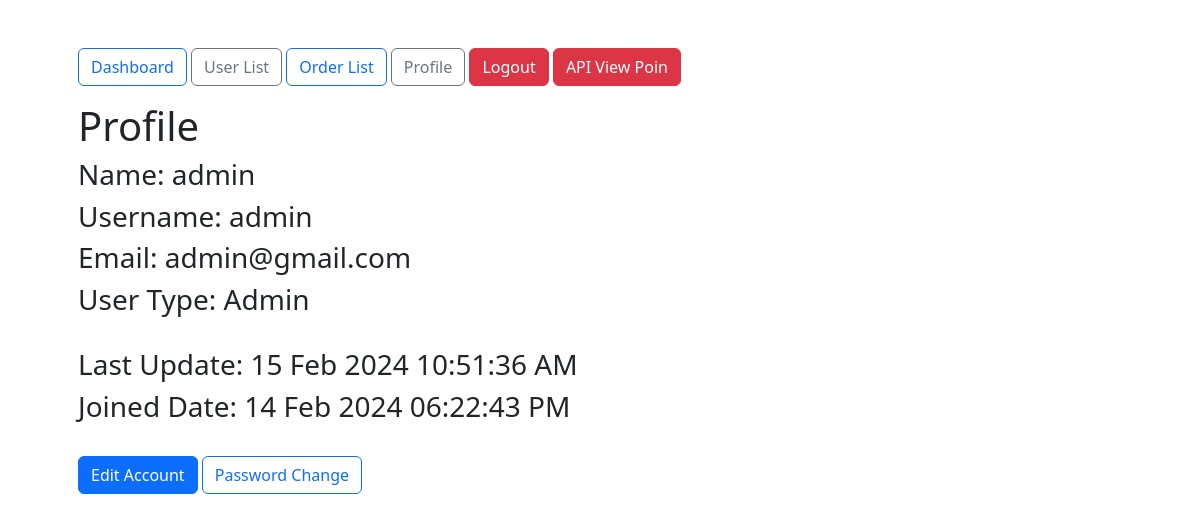
The page /profile/admin/ (signed in) on the database as committed earlier.
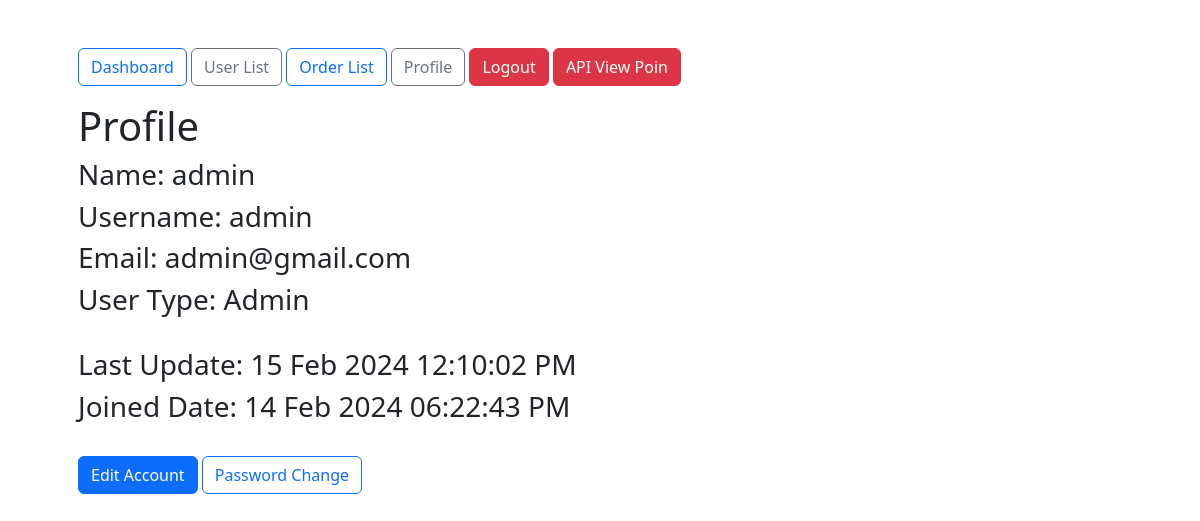
The same page on the database as committed later.
### admin_account/models.py (models this page shows, shortened)
class Custom_User(AbstractBaseUser, PermissionsMixin):
    USER_TYPE = (
        ('Admin', 'Admin'),
        ('Sub-Admin', 'Sub-Admin'),
        ('Staff', 'Staff'),
        ('Invantory', 'Invantory'),
        ('RTS', 'RTS'),
    )
    name = models.CharField(max_length=100, blank=True, null=True)
    username = models.CharField(max_length=30, unique=True, validators=[UnicodeUsernameValidator])
    email = models.EmailField(max_length=40, unique=True)
    user_type = models.CharField(choices=USER_TYPE, blank=True, null=True, max_length=50)
    is_staff = models.BooleanField(default=False)
    is_superuser = models.BooleanField(default=False)
    is_active = models.BooleanField(default=True)
    date_joined = models.DateTimeField(auto_now_add=True)
    update_date = models.DateTimeField(auto_now=True)
    objects = UserManager()
    USERNAME_FIELD = 'email'
    REQUIRED_FIELDS = ['username', 'name']
    class Meta:
        ordering = ['-date_joined']

### admin_account/views.py (the view)
# urls.py: path('profile/<username>/', user_profile, name='user_profile'),
@login_required
def user_profile(request, username):
    admin_user = get_object_or_404(Custom_User, username=username)
    return render(request, 'admin_account/user_profile.html', {'admin_user': admin_user})

### templates/admin_account/user_profile.html (shortened to what this page needs)
{% extends '../dashboard.html' %}
{% block dashboard_body %}
<div>
    <h1>Profile</h1>
    <h3>
        Name: {{admin_user.name}}
    </h3>
    <h3>
        Username: {{admin_user.username}}
    </h3>
    <h3>
        Email: {{admin_user.email}}
    </h3>
    <h3>
        User Type: {{admin_user.user_type}}
    </h3>
    <br>
    <h3>
        Last Update: {{admin_user.update_date|date:"d M Y h:i:s A"}}
    </h3>
    <h3>
        Joined Date: {{admin_user.date_joined|date:"d M Y h:i:s A"}}
    </h3>
    <br>
    <a href="{% url 'update_user' admin_user.id %}" class="btn btn-primary">Edit Account</a>
    <a href="{% url 'change_password' %}" class="btn btn-outline-primary">Password Change</a>
</div>
{% endblock dashboard_body %}

Rows that differ between the two databases and show on the page:
changed Custom_User "admin": update_date "15 Feb 2024 10:51:36 AM" → "15 Feb 2024 12:10:02 PM"
